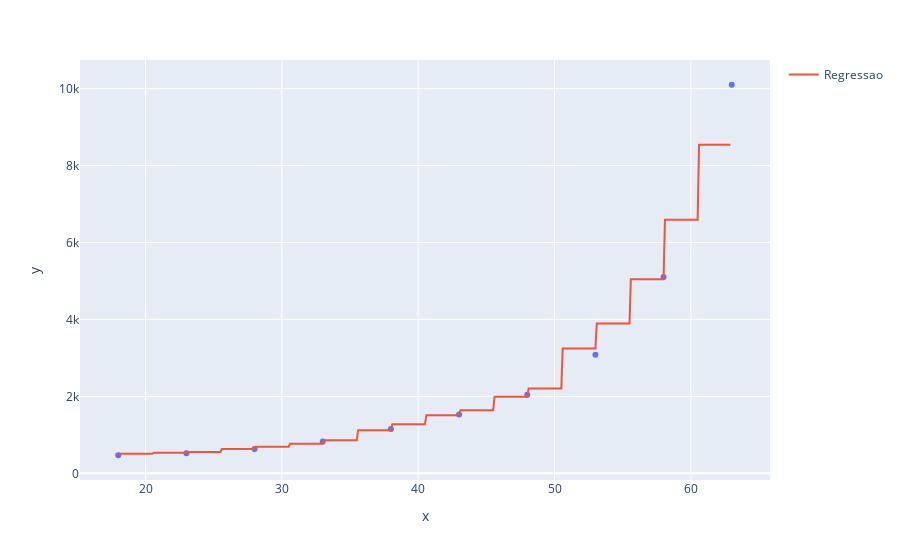

Write notebook code for a chart like this one.
### Code cell
grafico=px.scatter(x=X_plano_saude2.ravel(), y=y_plano_saude2)
grafico.add_scatter(x=X_teste_arvore.ravel(), y=regressor_random_forest_saude.predict(X_teste_arvore), name = 'Regressao')
grafico.show()

### Figure 1 — Plotly figure (JSON) as saved in the notebook; plotly's stock layout.template omitted (floating-point values rounded to 4 significant figures; data arrays with more than 128 entries replaced by an {"elided": "..."} marker saying what was removed)
{"data": [{"hovertemplate": "x=%{x}<br>y=%{y}<extra></extra>", "legendgroup": "", "marker": {"color": "#636efa", "symbol": "circle"}, "mode": "markers", "name": "", "orientation": "v", "showlegend": false, "type": "scatter", "x": [18, 23, 28, 33, 38, 43, 48, 53, 58, 63], "xaxis": "x", "y": [470, 520, 630, 830, 1150, 1530, 2040, 3080, 5100, 10100], "yaxis": "y"}, {"name": "Regressao", "type": "scatter", "x": {"elided": "450 float values"}, "y": {"elided": "450 float values"}}], "layout": {"legend": {"tracegroupgap": 0}, "margin": {"t": 60}, "xaxis": {"anchor": "y", "domain": [0, 1], "title": {"text": "x"}}, "yaxis": {"anchor": "x", "domain": [0, 1], "title": {"text": "y"}}}}
